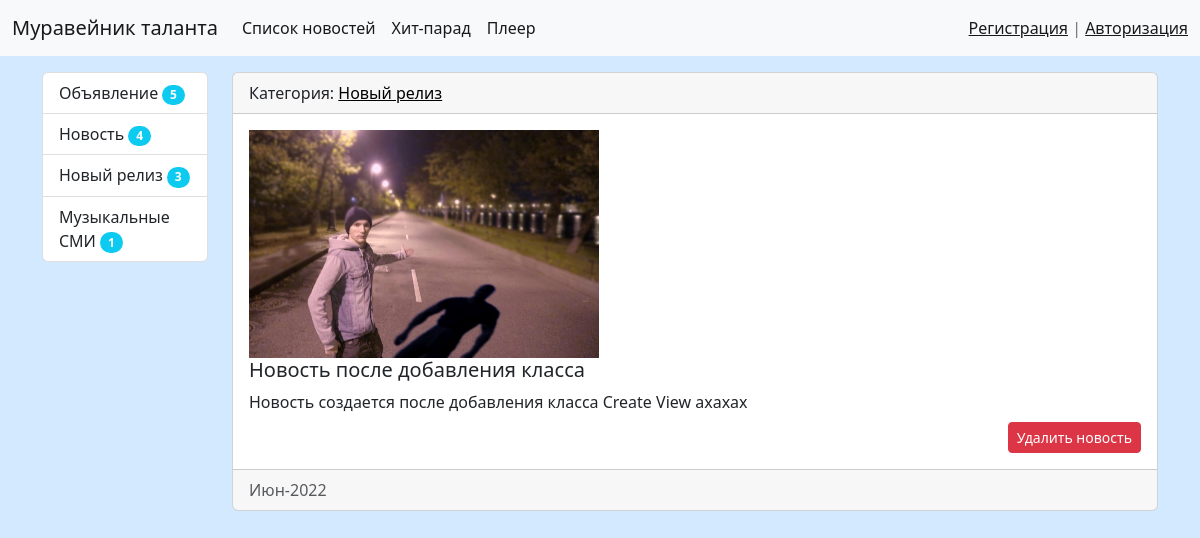
/news/12/, run on the app's committed database.
### news/models.py (models this page shows, shortened)
class Category(models.Model):
    title = models.CharField(max_length=100, db_index=True, verbose_name='Наименование категории')
    def get_absolute_url(self):
        return reverse('category', kwargs={"category_id": self.pk})
    class Meta:
        verbose_name = 'Категория'
        verbose_name_plural = 'Категории'
        ordering = ['pk',]

class News(models.Model):
    title = models.CharField(max_length=100, verbose_name='Наименование')
    content = models.TextField(blank=True, verbose_name='Контент')
    created_at = models.DateTimeField(auto_now_add=True, verbose_name='Дата публикации')
    updated_at = models.DateTimeField(auto_now=True, verbose_name='Обновлено')
    photo = models.ImageField(upload_to='photos/%Y/%m/%d/', verbose_name='Фото', blank=True)
    is_published = models.BooleanField(default=True, verbose_name='Опубликовано')
    category = models.ForeignKey('Category', on_delete=models.PROTECT, verbose_name='Категория')
    class Meta:
        verbose_name = 'Новость'
        verbose_name_plural = 'Новости'
        ordering = ['-created_at',]

### news/views.py (the view)
# urls.py: path('news/<int:pk>/', ViewNews.as_view(), name='view_news'),
class ViewNews(DetailView):
    model = News
    context_object_name = 'news_item'

### news/templatetags/news_tags.py (called while the page is built)
@register.inclusion_tag('news/list_categories.html')
def show_categories():
    categories = Category.objects.annotate(cnt=Count('news', filter=F('news__is_published'))).filter(cnt__gt=0)
    return {"categories": categories}

### news/templates/news/news_detail.html (shortened to what this page needs)
{% extends 'base.html' %}
{% block sidebar %}
{% include 'inc/_sidebar.html'  %}
{% endblock %}
{% block content %}
<div class="card mb-3">
    <div class="card-header">
        Категория: <a href="{{ news_item.category.get_absolute_url }}">{{ news_item.category.title }} </a>
    </div>
    <div class="card-body">
        <div class="media">
            {% if news_item.photo %}
            <img src="{{ news_item.photo.url }}" alt="" width="350" class="mr-3">
            {% else %}
            <img src="/media/свинья.jpg" width="350" alt="">
            {% endif %}
            <div class="media-body">
                <h5 class="card-title">{{ news_item.title }}</h5>
                <p class="card-text"> {{ news_item.content }}</p>
            </div>
        </div>
        <div class="card-element text-end">
                <a href="{% url 'delete' news_item.pk%}">
                    <button type="submit" class="mt-2 btn btn-danger btn-sm">Удалить новость</button>
                </a>
        </div>
    </div>
    <div class="card-footer text-muted">
        {{ news_item.created_at|date:"M-Y" }}
    </div>
</div>
{% endblock %}

### news/templates/news/list_categories.html
<div class="list-group">
    {% for item in categories %}
    <a href="{{ item.get_absolute_url }}" class="list-group-item list-group-item-action">{{ item.title }}
        <span class="badge bg-info rounded-pill">{{item.cnt}}</span>
    </a>
    {% endfor %}
</div>

### myproject/static/css/style.css (style rules this page uses)
body { background-color: rgb(210, 233, 255); }
a { color:rgb(0, 0, 0); }

### data on the page
Category: title "Объявление", cnt "5"
Category: title "Новость", cnt "4"
Category: title "Новый релиз", cnt "3"
Category: title "Музыкальные СМИ", cnt "1"
News: category "Новый релиз", title "Новость после добавления класса", content "Новость создается после добавления класса Create View ахахах", created_at "Июн-2022"
